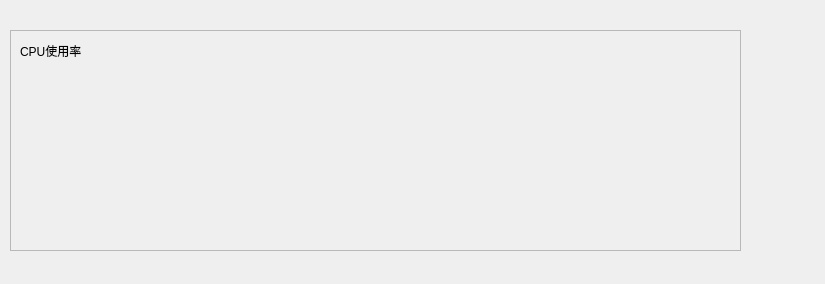
<?xml version="1.0" encoding="UTF-8"?>
<ui version="4.0">
 <class>CpuUsageMonitorWidgetTab</class>
 <widget class="QWidget" name="CpuUsageMonitorWidgetTab">
  <property name="geometry">
   <rect>
    <x>0</x>
    <y>0</y>
    <width>825</width>
    <height>284</height>
   </rect>
  </property>
  <property name="windowTitle">
   <string>Form</string>
  </property>
  <widget class="QFrame" name="CpuUsageFrame">
   <property name="geometry">
    <rect>
     <x>10</x>
     <y>30</y>
     <width>731</width>
     <height>221</height>
    </rect>
   </property>
   <property name="frameShape">
    <enum>QFrame::StyledPanel</enum>
   </property>
   <property name="frameShadow">
    <enum>QFrame::Raised</enum>
   </property>
   <widget class="QLabel" name="cpuUsageLabel">
    <property name="geometry">
     <rect>
      <x>10</x>
      <y>10</y>
      <width>91</width>
      <height>21</height>
     </rect>
    </property>
    <property name="text">
     <string>CPU使用率</string>
    </property>
   </widget>
   <widget class="QwtPlot" name="cpuUsageQwtPlot">
    <property name="geometry">
     <rect>
      <x>10</x>
      <y>40</y>
      <width>711</width>
      <height>171</height>
     </rect>
    </property>
   </widget>
  </widget>
 </widget>
 <customwidgets>
  <customwidget>
   <class>QwtPlot</class>
   <extends>QFrame</extends>
   <header>qwt_plot.h</header>
   <container>1</container>
  </customwidget>
 </customwidgets>
 <resources/>
 <connections/>
</ui>
